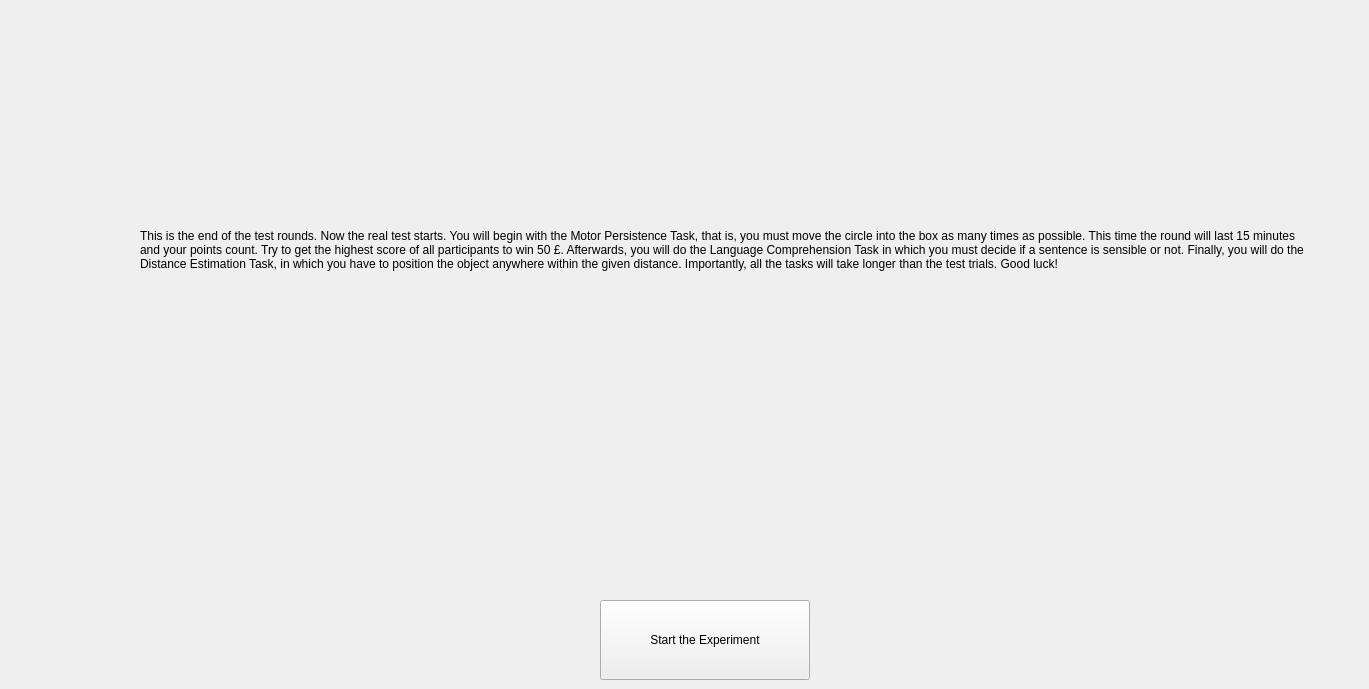
    <widget class="QWidget" name="page_12">
     <widget class="QLabel" name="UCLLogo_7">
      <property name="geometry">
       <rect>
        <x>0</x>
        <y>0</y>
        <width>1360</width>
        <height>100</height>
       </rect>
      </property>
      <property name="text">
       <string/>
      </property>
      <property name="pixmap">
       <pixmap>UCLLogo.jpg</pixmap>
      </property>
      <property name="scaledContents">
       <bool>true</bool>
      </property>
     </widget>
     <widget class="QLabel" name="label_2">
      <property name="geometry">
       <rect>
        <x>140</x>
        <y>140</y>
        <width>1171</width>
        <height>221</height>
       </rect>
      </property>
      <property name="text">
       <string>&lt;html&gt;&lt;head/&gt;&lt;body&gt;&lt;p&gt;This is the end of the test rounds. Now the real test starts. You will begin with the Motor Persistence Task, that is, you must move the circle into the box as many times as possible. This time the round will last 15 minutes and your points count. Try to get the highest score of all participants to win 50 £. Afterwards, you will do the Language Comprehension Task in which you must decide if a sentence is sensible or not. Finally, you will do the Distance Estimation Task, in which you have to position the object anywhere within the given distance. Importantly, all the tasks will take longer than the test trials. Good luck!&lt;/p&gt;&lt;/body&gt;&lt;/html&gt;</string>
      </property>
      <property name="wordWrap">
       <bool>true</bool>
      </property>
     </widget>
     <widget class="QPushButton" name="StartExp">
      <property name="geometry">
       <rect>
        <x>600</x>
        <y>600</y>
        <width>210</width>
        <height>80</height>
       </rect>
      </property>
      <property name="text">
       <string>Start the Experiment</string>
      </property>
     </widget>
    </widget>
